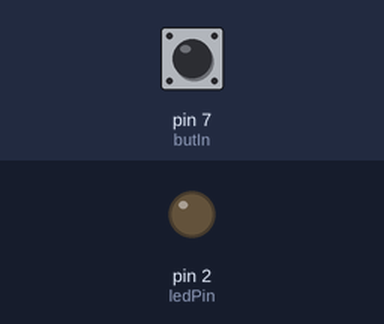
Bench run of a sketch on a simulated Arduino Uno, built with avr-gcc and run on an emulated ATmega328P. Shown: output pins drawn as LEDs (lit = HIGH). Inputs (shaded band) come from the test bench; at power-on: pin 7 (butIn) HIGH.

Above: at 1.2 s.
1.3 s: pin 7 (butIn) pulled LOW for 0.15 s
At 2.5 s:
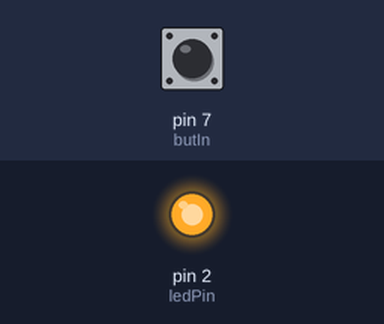
3.0 s: pin 7 (butIn) pulled LOW for 1 s
At 4.4 s:
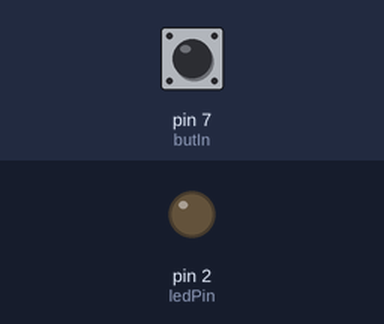
5.5 s: pin 7 (butIn) pulled LOW for 3.2 s
At 9.1 s:
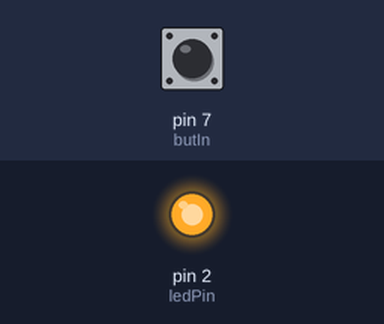
Timing chart, 0 to 10.6 s (numbered marks = the images above; inputs shaded):
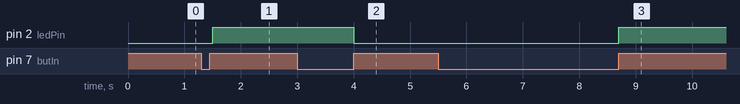

The sketch:

024.ino
```cpp
int br = 115200;
int butIn = 7;
int ledPin = 2;

int butVal;
int st = 0;

int delayTime = 100;

void setup() {
  Serial.begin(br);
  pinMode(butIn, INPUT);
  pinMode(ledPin, OUTPUT);
}

void loop() {
  butVal = digitalRead(butIn);
  if (butVal == 0) {

    delay(delayTime);
    butVal = digitalRead(butIn);

    if(butVal != 0){
      if(st == 0){
        st = 1;
        digitalWrite(ledPin, st);
      }else{
        st = 0;
        digitalWrite(ledPin, st);
      }
    }
  }
}
```

Measured:
- after the input at 1.3 s, pin 2 (ledPin): LOW → HIGH after 0.20 s
- after the input at 3.0 s, pin 2 (ledPin): HIGH → LOW after 1.0 s
- after the input at 5.5 s, pin 2 (ledPin): LOW → HIGH after 3.2 s
